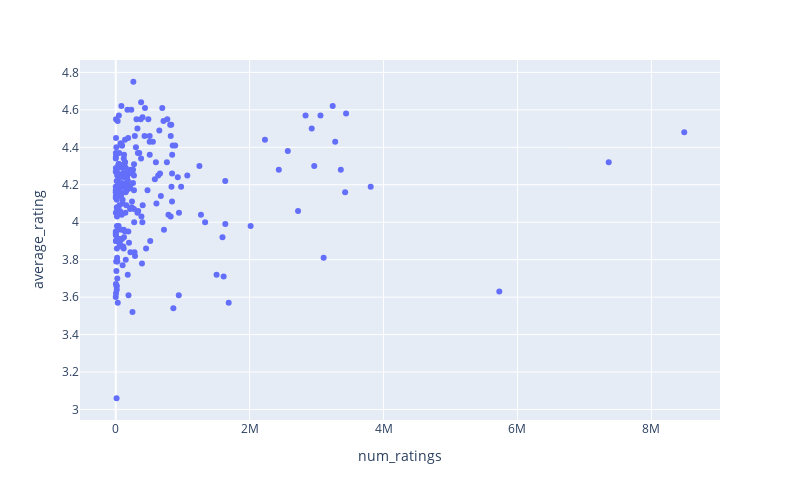

The cell this chart's notebook holds for it:
### Markdown cell above
### Ejemplo 1: Estructura  básica. Scatterplot + cambiar aspecto + añadir líneas y anotaciones

### Code cell
fig_scatter_simple = px.scatter(books_df_scatter, x="num_ratings", y="average_rating", height=500, width=800)
fig_scatter_simple.show()

### Figure 1 — Plotly figure (JSON) as saved in the notebook; plotly's stock layout.template omitted (floating-point values rounded to 4 significant figures; data arrays with more than 128 entries replaced by an {"elided": "..."} marker saying what was removed)
{"data": [{"hovertemplate": "num_ratings=%{x}<br>average_rating=%{y}<extra></extra>", "legendgroup": "", "marker": {"color": "#636efa", "symbol": "circle"}, "mode": "markers", "name": "", "orientation": "v", "showlegend": false, "type": "scatter", "x": {"elided": "232 int values"}, "xaxis": "x", "y": {"elided": "232 float values"}, "yaxis": "y"}], "layout": {"height": 500, "legend": {"tracegroupgap": 0}, "margin": {"t": 60}, "width": 800, "xaxis": {"anchor": "y", "domain": [0, 1], "title": {"text": "num_ratings"}}, "yaxis": {"anchor": "x", "domain": [0, 1], "title": {"text": "average_rating"}}}}
